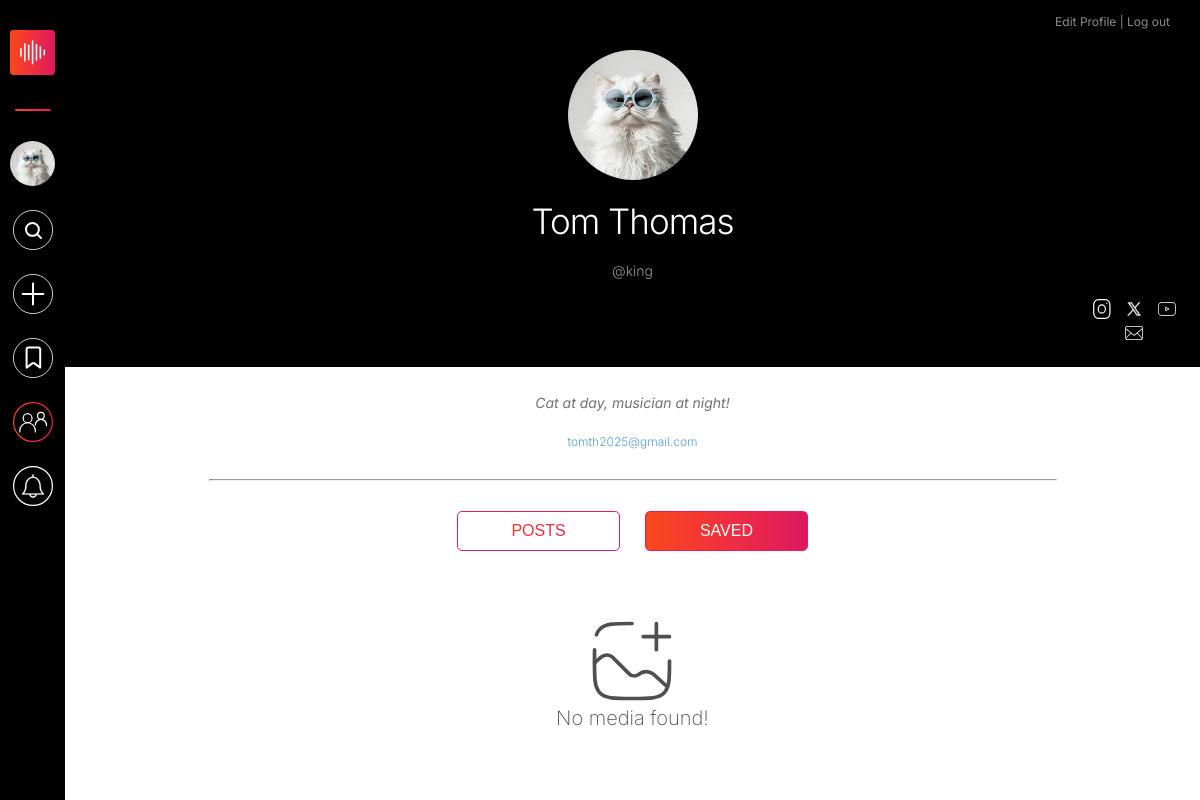
The app's page /my-profile-saved (signed in), older data.
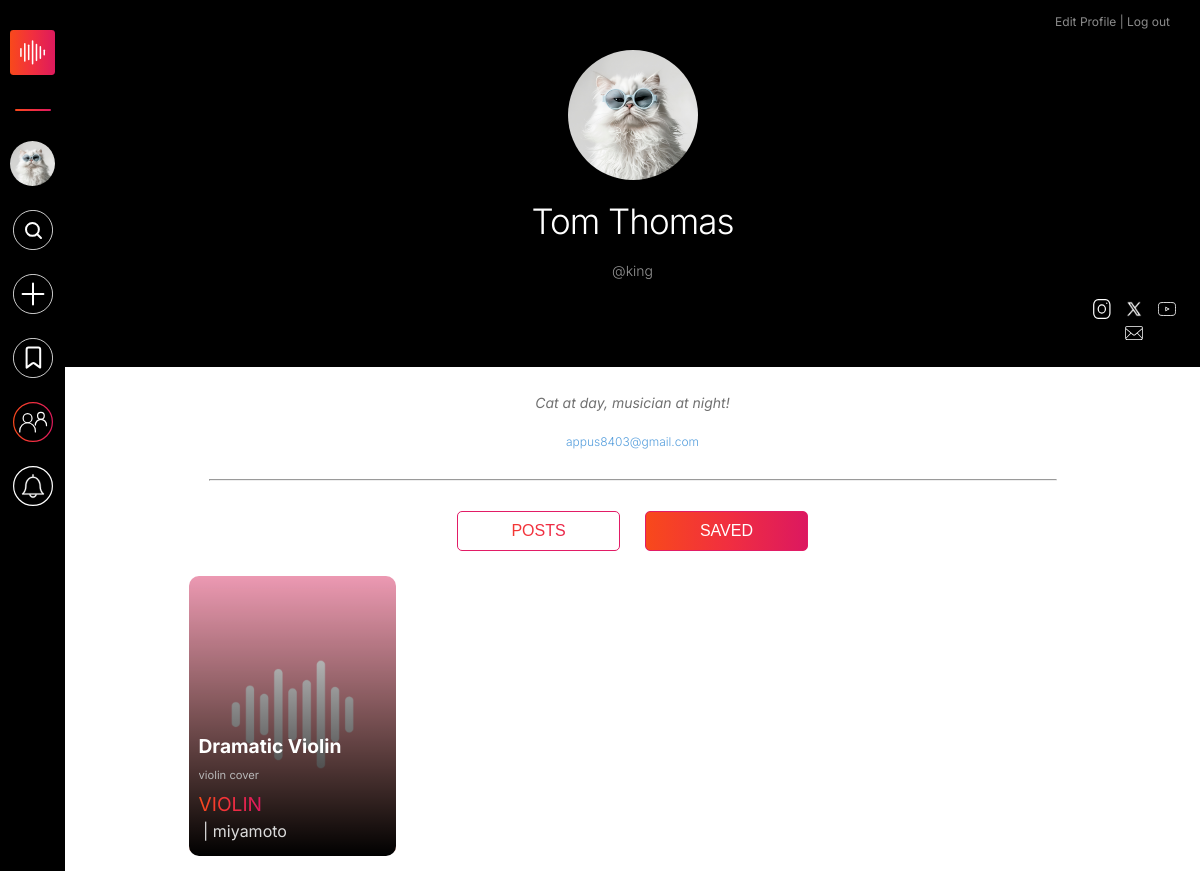
The same page, newer data.
### users/models.py (models this page shows, shortened)
class profiledatadb(models.Model):
    username=models.CharField(primary_key=True,max_length=25,unique=True)
    password = models.CharField(max_length=15)
    firstname=models.CharField(max_length=30)
    lastname=models.CharField(max_length=30)
    email = models.EmailField()
    profile_picture = models.ImageField(upload_to='media/Profiles')
    user_bio=models.TextField()
    phone=models.IntegerField(null=True)
    timestamp=models.DateTimeField(auto_now_add=True,null=True)
    insta=models.URLField(max_length=200,blank=True,null=True)
    yout=models.URLField(max_length=200,blank=True,null=True)
    twit=models.URLField(max_length=200, blank=True,null=True)
    followers = models.ManyToManyField(User, related_name="following", blank=True)
    def __str__(self):
        return str(self.username)

class postdb(models.Model):
    pid=models.UUIDField(primary_key=True,max_length=10,default=uuid.uuid4)
    username=models.ForeignKey(to=profiledatadb,on_delete=models.CASCADE)
    media=models.FileField(upload_to='media/Posts')
    media_thumbnail=models.FileField(upload_to='media/Thumbnails',default=None,blank=True,null=True)
    caption=models.CharField(max_length=30)
    descr=models.TextField()
    langu=models.CharField(max_length=15,default="English")
    mediatype=models.CharField(max_length=15,blank=True)
    location=models.CharField(max_length=15)
    likes=models.IntegerField(default=0)
    media_format=models.CharField(max_length=20, blank=True)
    timestamp = models.DateTimeField(auto_now=True)
    collaborated_owners = models.ManyToManyField(User, through="collaborators_table")
    isCollaborated = models.BooleanField(default=False)
    collaboration = models.UUIDField(default=None,blank=True,null=True)
    flagged = models.BooleanField(default=False)  # 0 = Not Flagged, 1 = Flagged
    flag_counter = models.IntegerField(default=0)  # Tracks offensive/explicit content reports
    reported_users = models.ManyToManyField(User, blank=True, related_name="reported_posts")
    is_private = models.BooleanField(default=False)

### users/views.py (the view)
# urls.py: path('my-profile-saved', views.nav_saved, name='nav-saved'),
def nav_saved(request):
    user=request.user.username
    userBioCollect = profiledatadb.objects.get(username=user)
    post=postdb.objects.filter(username=user)
    saved = Save.objects.filter(user=request.user).values_list('post', flat=True)
    savedposts = postdb.objects.filter(pid__in=saved)
    context={
        'user': userBioCollect,
        'post':post,
        'saved': savedposts,
    }
    return render(request, 'profile-fpv-saved.html',context)

### templates/profile-fpv-saved.html (shortened to what the changed rows need)
{% extends 'base.html' %}
{% load static %}
{% block additional_css %}
<link rel="stylesheet" href="{% static 'css/profile-page-style.css' %}">
{% endblock %}
{% block content %}
<div class="header">
    {% if user %}
    <div class="edit-logout">
        <a class="e-l-buttons" href="{% url 'editprofile' %}">Edit Profile</a><span> | </span>
        <a class="e-l-buttons" href="{% url 'signout' %}" id="logout">Log out</a>
    </div>
    <img src= '{{user.profile_picture.url}}' alt="{{user.firstname}}'s profile picture" class="imgcenter"/>
    <p id="profile-name">{{ user.firstname }}<span>  </span>{{ user.lastname }}</p>
    <p id="user-name-id"><span class="username">@{{ user.username }}</span></p>
    <div class="socials">
        <a href="{{ user.insta }}"><img src="{% static 'images/instagram.svg' %}" alt="" height="20px" width="20px"></a>
        <a href="{{ user.twit }}"><img src="{% static 'images/twitter.svg' %}" alt="" height="20px" width="20px"></a>
        <a href="{{ user.yout }}"><img src="{% static 'images/youtube.svg' %}" alt="" height="20px" width="20px"></a>
        <a href="mailto:{{ user.email }}"><img src="{% static 'images/mail.svg' %}" alt="" height="20px" width="20px"></a>
    </div>
</div>
<div class="body">
    <div class="profile-info">
        <p id="desc">{{ user.user_bio }}</p>
        <a href="mailto:{{ user.email }}" class="mailbio">{{ user.email }}</a>
    </div>
{% endif %}
    <div id="profile-content-controller-saved">
        <div class="profile-content scoped-bootstrap">
            <div class="posts">
                {% if saved %}
                    {% for media in saved %}
                        {% if forloop.counter0|divisibleby:"4" %}
                            <div class="post-row">
                        {% endif %}
                        <a class="post-wrapper" href="{% url 'media' %}?pid={{media.pid}}">
                            <div class="thumbnail-container">
                                {% if media.media_thumbnail %}
                                    <img loading="lazy" src="{{ media.media_thumbnail.url }}" alt="" class="post-thumbnail">
                                {% else %}
                                    {% if media.media_format == "Audio" %}
                                        <img loading="lazy" src="{% static 'images/9_16 Audio.png' %}" alt="" class="post-thumbnail" >
                                    {% elif media.media_format == "Video" %}
                                        <img loading="lazy" src="{% static 'images/9_16 Video.png' %}" alt="" class="post-thumbnail">
                                    {% endif %}
                                {% endif %}
                                <div class="gradient-overlay">
                                    <div class="padding-controll">
                                        <h2 class="video-caption">{{ media.caption }}</h2>
                                        <p class="video-description">{{ media.descr }}</p>
                                        <div class="each-saved-footer">
                                            <p class="instrument-used">{{ media.mediatype }}</p>
                                            <p class="saved-thumbnail-display-username">&nbsp;|&nbsp;{{ media.username }}</p>
                                        </div>
                                    </div>
                                </div>
                            </div>
                        </a>
                        {% if forloop.counter0|add:"1"|divisibleby:"4" or forloop.last %}
                            </div>
                        {% endif %}
                    {% endfor %}
                {% else %}
                <div id="profile-content-controller-nomedia" style="display: block; width: 100%;">{% include 'content-404.html'  %}</div>
                {% endif %}
            </div>
        </div>
    </div>
</div>
{% endblock %}

### templates/base.html (shortened to what this page needs)
{% load static %}
<!DOCTYPE html>
<html lang="en">
<head>
    <link rel="stylesheet" href="{% static 'css/base-file.css' %}">
    <link rel="stylesheet" href="{% static 'css/loader.css' %}">
    {% block additional_css %}{% endblock %}
</head>
<body>
    {% if user %}
    <div class="main-docker">
        <div class="nav-section-web">
            <nav class="navigation-controlling-deck" id="navigation-controlling-deck">
                <a href="{% url 'home' %}"><img class="navbar-control-icons" id="navbar-main-logo" src="{% static 'images/Sounz_logo.svg' %}" alt="Sounz logo"></a>
                <div id="nav-separator"></div>
                {% if user.profile_picture.url %}
                    <a href="{% url 'my-profile' %}"><img class="navbar-control-icons" id="navbar-user-profile-pic" src="{{user.profile_picture.url}}" alt="" width="10px" height="40px"></a>
                {% endif %}
                <a href="{% url 'search' %}"><img id="search-icon" class="navbar-control-icons" src="{% static 'images/Search button.svg' %}" alt="Search icon"></a>
                <a href="{% url 'upload' %}"><img class="navbar-control-icons" src="{% static 'images/upload-white.svg' %}" alt="Upload icon"></a>
                <a href="{% url 'my-profile' %}?section=saved"><img class="navbar-control-icons" src="{% static 'images/save.svg' %}" alt="Save icon"></a>
                <a onclick="toggleCollabMenu('web')"><img class="navbar-control-icons" src="{% static 'images/collab_nav.svg' %}" alt="Collab icon"></a>
                <a href="{% url 'notifications' %}"><img class="navbar-control-icons" src="{% static 'images/notifications.svg' %}" alt="notification icon"></a>
            </nav>
        </div>
        <div class="web-collab-list" id="collabMenu">
        </div>
        <div class="export-htmls" id="export-htmls" style="display: none;">
            {% block content %}
            {% endblock %}
        </div>
    </div>
    {% endif %}
</body>
</html>

Row changes from the older to the newer data that the page shows:
changed profiledatadb "Tom": email "tomth2025@gmail.com" → "appus8403@gmail.com"
now on this page (row edited): postdb: caption "Dramatic Violin", descr "violin cover", username "miyamoto"
Text that changed along with them:
text no longer shown: "No media found!"
